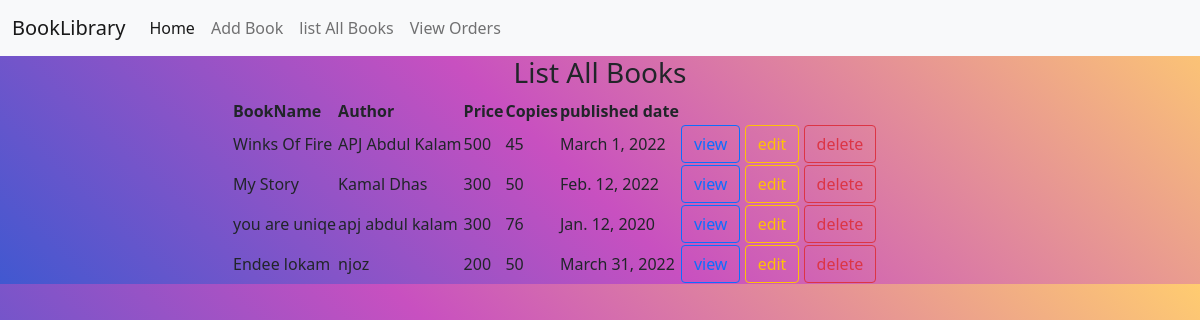
/owner/books/all, run on the app's committed database.
### owner/models.py (models this page shows, shortened)
class Books(models.Model):
 book_name=models.CharField(max_length=120,unique=True)
 author=models.CharField(max_length=120)
 price=models.PositiveIntegerField()
 copies=models.PositiveIntegerField()
 published_date=models.DateField(null=True)
 image=models.ImageField(upload_to='images',null=True)

### owner/views.py (the view)
# urls.py: path('books/all',views.BookListView.as_view(),name='booklist'),
class BookListView(ListView):
    model=Books
    context_object_name = 'books'
    template_name = 'viewbook.html'

### owner/templates/viewbook.html (shortened to what this page needs)
{%extends 'base.html'%}
{%block body_block%}
    <div class="row">
        <div class="col-2"></div>
        <div class="col-8 px-10">
            <h3 style="text-align:center">List All Books</h3>
            <table>
                <tr class="tr">
                    <th>BookName</th>
                    <th >Author</th>
                    <th >Price</th>
                    <th >Copies</th>
                    <th >published date</th>
                </tr>
                {%for book in books%}
                <tr >
                    <td>{{book.book_name}}</td>
                    <td>{{book.author}}</td>
                    <td>{{book.price}}</td>
                    <td>{{book.copies}}</td>
                    <td>{{book.published_date}}</td>
                    <td>
                        <a href="{%url 'bookdetail' book.id%}" class="btn btn-outline-primary">view</a>
                        <a href="{%url 'bookedit' book.id%}" class="btn btn-outline-warning">edit</a>
                        <a href="{%url 'bookremove' book.id%}" class="btn btn-outline-danger">delete</a>
                    </td>
                </tr>
                {%endfor%}
            </table>
        </div>
        <div class="col-2"></div>
    </div>
{%endblock%}

### owner/static/css/style.css (style rules this page uses)
body { background-color: #4158D0; background-image: linear-gradient(43deg, #4158D0 0%, #C850C0 46%, #FFCC70 100%); }

### data on the page
Books: book_name "Winks Of Fire", author "APJ Abdul Kalam", price "500", copies "45", published_date "March 1, 2022"
Books: book_name "My Story", author "Kamal Dhas", price "300", copies "50", published_date "Feb. 12, 2022"
Books: book_name "you are uniqe", author "apj abdul kalam", price "300", copies "76", published_date "Jan. 12, 2020"
Books: book_name "Endee lokam", author "njoz", price "200", copies "50", published_date "March 31, 2022"
